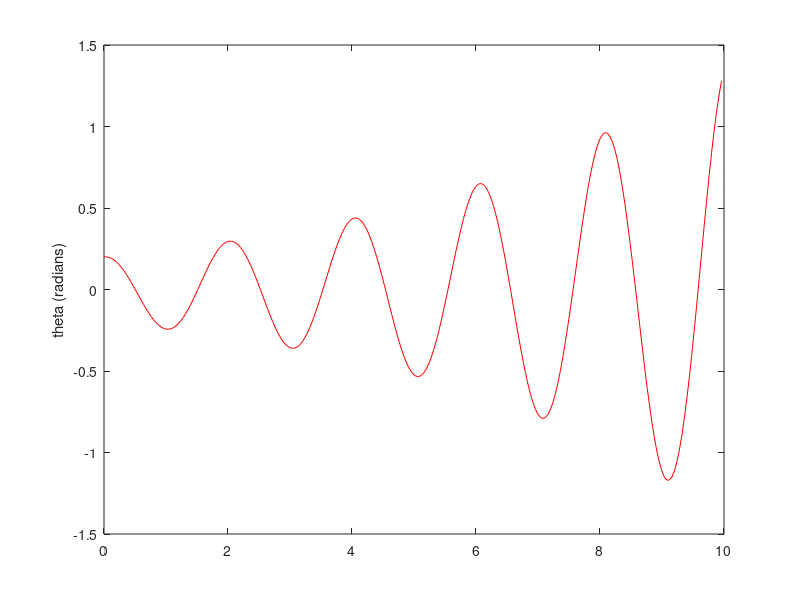

This figure's MATLAB source:
%
% Euler calculation of motion of simple pendulum
% by Kevin Berwick,
% based on 'Computational Physics' book by N Giordano and H Nakanishi,
% section 3.1 %
%pendulum length in metres % acceleration due to gravity
% initializes omega, a vector of dimension npoints X 1,to being all zeros % initializes theta, a vector of dimension npoints X 1,to being all zeros
% this initializes the vector time to being all zeros
% you need to have some initial displacement, otherwise the pendulum will
clear;
length= 1;
g = 9.8;
npoints = 250; % Discretize time into 250 intervals
dt = 0.04;
omega = zeros(npoints, 1); 
theta = zeros(npoints, 1); 
time = zeros(npoints, 1); 
theta(1)=0.2;
for step = 1:npoints-1 % loop over the timesteps 
    omega(step+1) = omega(step) - (g / length) * theta(step) * dt; 
    theta(step+1) = theta(step) + omega(step)*dt;
    time(step+1) = time(step) + dt;
end
plot(time,theta,'r' ); % plots the numerical solution in red xlabel('time (seconds) ');
ylabel('theta (radians)');
